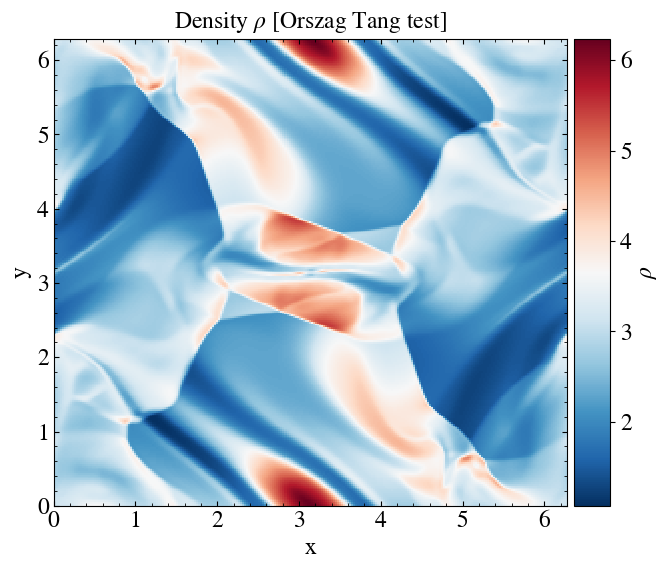

The script that saved this image:
"""
Classical MHD Orszag-Tang test

This test shows how to display a 2D quantity from a test problem
 in a single plot.

The package "os" is loaded to create the path to the directory
$PLUTO_DIR/Test_problems/MHD/Orszag_Tang, where the the test
problem is located (see section 0.3 of the userguide to
run the shock-tube problem).

In the script the spatial dependence of the density is displayed,
with a colorbar positioned on the right side of the figure.
The image is then saved and shown on screen.

Authors:

    D. Crocco
    G. Mattia
        
Date:
    
    23/02/2024
"""

# Loading the relevant packages
import pyPLUTO as pp
import os

# Creating the path for the data directory
plutodir = os.environ['PLUTO_DIR']
wdir     = plutodir+'/Test_Problems/MHD/Orszag_Tang'

# Loading the data into a pload object D.
D = pp.Load(path = wdir, datatype = 'vtk')

# Creating the Image class
I = pp.Image(figsize = [7,6])

# Plotting the data
I.display(D.rho, x1 = D.x1r, x2 = D.x2r, title = r'Density $\rho$ [Orszag Tang test]',
    xtitle = 'x', ytitle = 'y', cpos = 'right', cmap = 'RdBu_r')

# Saving the image
pp.savefig('test02_ot.png')
pp.show()
